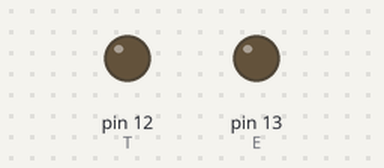
The sketch below on a simulated Arduino Uno, built with avr-gcc and run on an emulated ATmega328P. On the bench: output pins drawn as LEDs (lit = HIGH).

Above: at 0.1 s.
At 1.1 s:
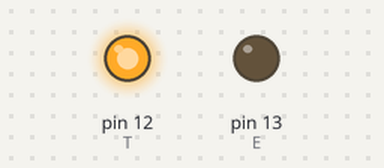
At 18.1 s:
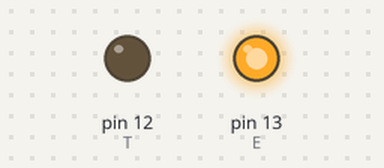
At 37.1 s:
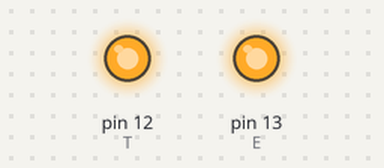
Timing chart, 0 to 40.0 s (numbered marks = the images above):
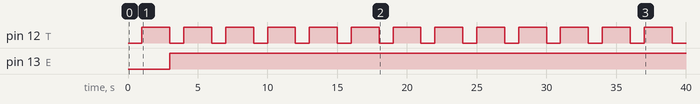

Measured:
- by itself, pin 12 (T): alternates HIGH for 2.0 s and LOW for 1.0 s
- by itself, pin 13 (E): LOW → HIGH at 3.0 s

The sketch:

SketchUltra.ino
```cpp
#define E 13
#define T 12
#define LASER 13;
void setup() {
  pinMode(E,INPUT);
  pinMode(T,OUTPUT);
  digitalWrite(T,LOW);
  pinMode(13,OUTPUT);
  digitalWrite(13,LOW);
}

void loop() {
  long t;
  long d;
  t = pulseIn(E,HIGH);
  d = t/58;
  digitalWrite(T,HIGH);
  delay(2000);
  digitalWrite(T,LOW);
  if(d<10){
    digitalWrite(13,HIGH);
  }
  else{
    digitalWrite(13,LOW);
  }
}
```
